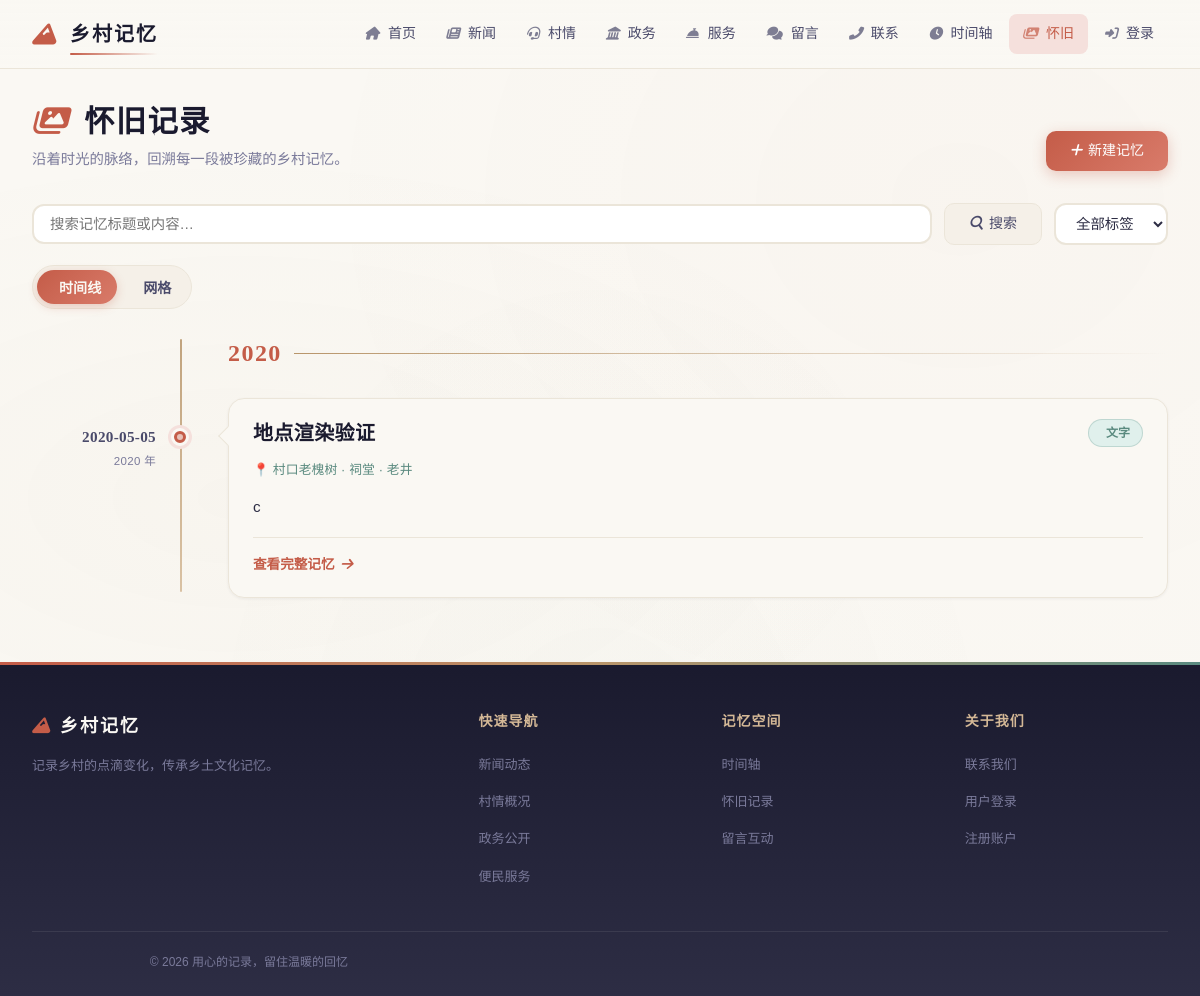
The app's page /memories with its own data.
### models.py (models this page shows, shortened)
class SiteConfig(db.Model):
    __tablename__ = "site_config"
    id = db.Column(db.Integer, primary_key=True)
    site_title = db.Column(db.String(100), default="乡村记忆")  # 站点标题
    site_slogan = db.Column(db.Text, default="")  # 站点副标题/标语
    logo_url = db.Column(db.String(255), default="")  # 图片 Logo 访问 URL
    logo_name = db.Column(db.String(100), default="乡村记忆")  # 文字 Logo 名称
    logo_icon = db.Column(db.String(50), default="fas fa-mountain")  # 文字 Logo 图标
    nav_menu = db.Column(db.Text, default="[]")  # 导航菜单 JSON
    footer_brand = db.Column(db.Text, default="")  # 页脚品牌名
    footer_about = db.Column(db.Text, default="")  # 页脚简介文案
    footer_links = db.Column(db.Text, default="[]")  # 页脚链接分组 JSON
    footer_copyright = db.Column(db.Text, default="")  # 版权后缀（不含年份）
    quick_links = db.Column(db.Text, default="[]")  # 首页快速入口 JSON
    home_stats = db.Column(db.Text, default="{}")  # 首页/村情统计 JSON
    about_content = db.Column(db.Text, default="")  # 关于我们页正文（富文本）
    hero_subtitle = db.Column(
        db.Text, default="生态宜居 · 产业兴旺 · 乡风文明"
    )  # 封面副标题
    stat_labels = db.Column(db.Text, default="{}")  # KPI 标签 JSON: {population,area,output,satisfaction}
    intro_title = db.Column(db.Text, default="关于我们的村庄")  # 「关于我们的村庄」区块标题
    intro_subtitle = db.Column(db.Text, default="山水田园间，品味乡村魅力")  # 「关于我们的村庄」副文案
    features_title = db.Column(db.Text, default="乡村特色")  # 「乡村特色」区块标题
    features_subtitle = db.Column(db.Text, default="生态、生产、生活融合发展")  # 「乡村特色」副文案
    village_info_title = db.Column(db.Text, default="村庄信息")  # 「村庄信息」区块标题（P1）
    updated_at = db.Column(
        db.DateTime, default=datetime.utcnow, onupdate=datetime.utcnow
    )
    @classmethod
    def get(cls):
        try:
            row = cls.query.first()
        except Exception:
            row = None
        if row is None:
            row = cls(id=1, **cls.default_values())
        return row
    @property
    def nav_items(self):
        try:
            items = json.loads(self.nav_menu) if self.nav_menu else []
        except (json.JSONDecodeError, TypeError):
            items = []
        if not isinstance(items, list):
            items = []
        items = [i for i in items if i.get("is_active", True)]
        items.sort(key=lambda x: x.get("sort_order", 0))
        return items
    @property
    def footer_link_groups(self):
        try:
            groups = json.loads(self.footer_links) if self.footer_links else []
        except (json.JSONDecodeError, TypeError):
            groups = []
        return groups if isinstance(groups, list) else []

class Memory(db.Model):
    __tablename__ = "memories"
    id = db.Column(db.Integer, primary_key=True)
    title = db.Column(db.String(200), nullable=False)
    author_id = db.Column(db.Integer, db.ForeignKey("users.id"))
    content = db.Column(db.Text)
    reflection = db.Column(db.Text)
    memory_type = db.Column(db.String(20), default="text")
    date_recorded = db.Column(db.Date, default=lambda: datetime.utcnow().date())
    photo_urls = db.Column(db.Text, default="[]")
    video_urls = db.Column(db.Text, default="[]")
    audio_url = db.Column(db.String(500))
    audio_duration = db.Column(db.String(50))
    thumbnail = db.Column(db.String(500))
    people_involved = db.Column(db.Text, default="[]")
    locations = db.Column(db.Text, default="[]")
    tags = db.Column(db.Text, default="[]")
    is_public = db.Column(db.Boolean, default=True)
    create_time = db.Column(db.DateTime, default=datetime.utcnow)
    update_time = db.Column(
        db.DateTime, default=datetime.utcnow, onupdate=datetime.utcnow
    )
    def get_photos(self):
        return _json_list(self.photo_urls)
    def get_videos(self):
        return _json_list(self.video_urls)
    def get_people(self):
        return _json_list(self.people_involved)
    def get_locations(self):
        return _json_list(self.locations)

### routes/memories.py (the view)
@memories_bp.route("/memories")
def memories_page():
    page = request.args.get("page", 1, type=int)
    per_page = 10
    tag_filter = request.args.get("tag", "", type=str)
    search = request.args.get("search", "", type=str)
    query = Memory.query.order_by(
        Memory.date_recorded.desc(), Memory.create_time.desc()
    )
    query = _filter_by_tag(query, tag_filter)
    if search:
        query = query.filter(
            db.or_(Memory.title.contains(search), Memory.content.contains(search))
        )
    pagination = query.paginate(page=page, per_page=per_page, error_out=False)
    memories = pagination.items
    tags = Tag.query.all()
    mem_ids = [m.id for m in memories]
    tag_name_map = {}
    if mem_ids:
        rows = (
            db.session.query(MemoryTag.memory_id, Tag.name)
            .join(Tag, Tag.id == MemoryTag.tag_id)
            .filter(MemoryTag.memory_id.in_(mem_ids))
            .all()
        )
        for mid, nm in rows:
            tag_name_map.setdefault(mid, []).append(nm)
    pid_map = {p.name: p.id for p in People.query.all()}
    for m in memories:
        m.tag_names = tag_name_map.get(m.id, [])
        m.date = str(m.date_recorded) if m.date_recorded else ""
        m.type = m.memory_type
        m.people = ", ".join(m.get_people()) if m.get_people() else ""
        m.people_list = _resolve_people_list(m.get_people(), pid_map)
        m.feeling = m.reflection
        m.photo_urls_list = m.get_photos()
        m.video_urls_list = m.get_videos()
    return render_template(
        "memories.html",
        memories=memories,
        tags=tags,
        page=page,
        total_pages=pagination.pages,
        tag=tag_filter,
    )

### models.py (called while the page is built)
def _json_list(text):
    try:
        result = json.loads(text)
    except (json.JSONDecodeError, TypeError):
        return []
    return result if isinstance(result, list) else []

### routes/memories.py (called while the page is built)
def _filter_by_tag(query, tag_filter):
    if not tag_filter:
        return query
    query = query.join(MemoryTag).join(Tag)
    if str(tag_filter).isdigit():
        return query.filter(MemoryTag.tag_id == int(tag_filter))
    return query.filter(Tag.name == tag_filter)

def _resolve_people_list(names, pid_map):
    result = []
    for name in names or []:
        if not name:
            continue
        result.append({"name": name, "pid": pid_map.get(name)})
    return result

### templates/memories.html (shortened to what this page needs)
{% extends "base.html" %}
{% from "macros/memory_card.html" import render_card, render_grid_card %}
{% block head %}
<link rel="stylesheet" href="{{ url_for('static', filename='css/memorial.css') }}" />
{% endblock %}
{% block content %}
<header class="mem-page-head">
  <div>
    <h1><i class="fas fa-images"></i> 怀旧记录</h1>
    <p>沿着时光的脉络，回溯每一段被珍藏的乡村记忆。</p>
  </div>
  <a href="/memories/new" class="btn btn-primary">
    <i class="fas fa-plus"></i> 新建记忆
  </a>
</header>
<div class="mem-filter-bar">
  <input type="text" id="memSearch" placeholder="搜索记忆标题或内容…" value="{{ request.args.get('search', '') }}" />
  <button class="btn btn-secondary" id="memSearchBtn"><i class="fas fa-search"></i> 搜索</button>
  <select id="memTagFilter">
    <option value="">全部标签</option>
  </select>
</div>
<div class="mem-view-toggle" role="group" aria-label="视图切换">
  <button type="button" id="viewTimeline" class="is-active"> 时间线</button>
  <button type="button" id="viewGrid"> 网格</button>
</div>
{% if memories %}
<div class="mem-view" id="memTimelineView">
  <div class="tl">
    <div class="tl-axis" aria-hidden="true"></div>
    {% set ns = namespace(last_year='') %}
    {% for memory in memories %}
      {% set cur_year = memory.date[0:4] if memory.date else '' %}
      {% if cur_year and cur_year != ns.last_year %}
      <div class="tl-year-sep">
        <span class="tl-year-num">{{ cur_year }}</span>
        <span class="tl-year-line" aria-hidden="true"></span>
      </div>
      {% set ns.last_year = cur_year %}
      {% endif %}
      {{ render_card(memory) }}
    {% endfor %}
  </div>
</div>
{% endif %}
{% endblock %}

### templates/base.html (shortened to what this page needs)
<!doctype html>
<html lang="zh-CN">
  <head>
    <link
      rel="stylesheet"
      href="{{ url_for('static', filename='font-awesome/css/all.min.css') }}"
    />
    <link rel="stylesheet" href="/static/css/style.css" />
    {% block head %}{% endblock %}
  </head>
  <body class="{% if request.path.startswith('/admin') %}is-admin{% endif %}">
    <header class="site-header">
      <div class="header-inner">
        <a href="/" class="logo-area">
          {% if site_config and site_config.logo_url %}
          <img src="{{ site_config.logo_url }}" alt="{{ site_config.logo_name or 'logo' }}" style="height: 28px; border-radius: 6px;" />
          {% else %}
          <i class="{{ site_config.logo_icon if site_config and site_config.logo_icon else 'fas fa-mountain' }}"></i>
          <span>{{ site_config.logo_name if site_config and site_config.logo_name else '乡村记忆' }}</span>
          {% endif %}
        </a>
        <ul class="nav-links" id="navLinks">
          {% if site_config %}
          {% for item in site_config.nav_items %}
          <li>
            <a href="{{ item.url }}"><i class="{{ item.icon or 'fas fa-circle' }}"></i> {{ item.label }}</a>
          </li>
          {% endfor %}
          {% endif %}
          {% if session['user'] %}
          <li>
            <a href="/logout"><i class="fas fa-sign-out-alt"></i> 退出</a>
          </li>
          {% else %}
          <li>
            <a href="/login"><i class="fas fa-sign-in-alt"></i> 登录</a>
          </li>
          {% endif %}
        </ul>
      </div>
    </header>
    <main class="container">
       {% block content %}{% endblock %}
    </main>
    <footer>
      <div class="footer-inner">
        <div>
          <div class="footer-brand">
            {% if site_config and site_config.logo_icon %}<i class="{{ site_config.logo_icon }}" style="margin-right: 8px; color: var(--cinnabar)"></i>{% endif %}{{ site_config.footer_brand if site_config and site_config.footer_brand else '乡村记忆' }}
          </div>
          <p class="footer-desc">
            {{ site_config.footer_about if site_config and site_config.footer_about else '记录乡村的点滴变化，传承乡土文化记忆。<br />让每一份乡愁都有处安放，让每一个故事都被铭记。' }}
          </p>
        </div>
        {% for group in (site_config.footer_link_groups if site_config else []) %}
        <div>
          <div class="footer-title">{{ group.title }}</div>
          <ul class="footer-links">
            {% for link in group.links %}
            <li><a href="{{ link.url }}">{{ link.label }}</a></li>
            {% endfor %}
          </ul>
        </div>
        {% endfor %}
      </div>
      <div class="footer-bottom">
        <p>&copy; {{ now.year }} {{ site_config.footer_copyright if site_config and site_config.footer_copyright else '乡村记忆系统 | 用心的记录，留住温暖的回忆' }}</p>
      </div>
    </footer>
  </body>
</html>

### templates/macros/memory_card.html (shortened to what this page needs)
{% macro render_card(memory) %}
{% set type_labels = {'text': '文字', 'photo': '照片', 'video': '视频', 'audio': '语音'} %}
{% set t = memory.type or 'text' %}
<div class="tl-item">
  <span class="tl-node" aria-hidden="true"></span>
  <time class="tl-date" datetime="{{ memory.date }}">
    {{ memory.date }}
    {% if memory.date and memory.date|string|length >= 4 %}
    <small>{{ memory.date[0:4] }} 年</small>
    {% endif %}
  </time>
  <article class="tl-card">
    <div class="tl-card-head">
      <h3 class="tl-card-title">
        <a href="/memories/{{ memory.id }}">{{ memory.title }}</a>
      </h3>
      <span class="tl-type-badge {{ 'is-' ~ t if t in ['photo', 'video', 'audio'] else '' }}">
        {{ type_labels.get(t, '文字') }}
      </span>
    </div>
    <div class="tl-card-meta">
      {% set locs = memory.get_locations() %}
      {% if locs %}
      <span class="mem-locations">📍 {{ locs | join(' · ') }}</span>
      {% endif %}
    </div>
    {% if memory.content %}
    <div class="tl-card-body">
      <p>{{ memory.content[:160] }}{% if memory.content|length > 160 %}…{% endif %}</p>
    </div>
    {% endif %}
    <div class="tl-card-foot">
      <a href="/memories/{{ memory.id }}">查看完整记忆 <i class="fas fa-arrow-right"></i></a>
    </div>
  </article>
</div>
{% endmacro %}

### static/css/style.css (style rules this page uses)
:root { --cinnabar: #c45c48; --cinnabar-light: #d97b6a; --cinnabar-pale: #f5e0dc; --jade: #5a8a7f; --jade-light: #7ab5a8; --jade-pale: #e0f0ec; --gold: #b8956a; --gold-light: #d4b896; --gold-pale: #f5efe6; --ink-dark: #1a1a2e; --ink: #2d2d44; --ink-light: #4a4a6a; --ink-muted: #7a7a9a; --paper: #faf8f3; --paper-warm: #f5f0e8; --paper-deep: #ebe5d9; --shadow-sm: 0 1px 3px rgba(26, 26, 46, 0.06); --shadow-md: 0 4px 16px rgba(26, 26, 46, 0.08); --shadow-lg: 0 8px 32px rgba(26, 26, 46, 0.1); --shadow-xl: 0 16px 48px rgba(26, 26, 46, 0.12); --font-display: "Noto Serif SC", "Source Han Serif SC", serif; --font-body: "Noto Sans SC", "PingFang SC", "Microsoft YaHei", sans-serif; --font-mono: "JetBrains Mono", "Fira Code", monospace; --radius-sm: 8px; --radius-md: 12px; --radius-lg: 16px; --radius-xl: 20px; --radius-full: 9999px; --space-1: 4px; --space-2: 8px; --space-3: 12px; --space-4: 16px; --space-5: 20px; --space-6: 24px; --space-8: 32px; --space-10: 40px; --space-12: 48px; --space-16: 64px; --ease-out: cubic-bezier(0.16, 1, 0.3, 1); --ease-in-out: cubic-bezier(0.65, 0, 0.35, 1); --duration-fast: 150ms; --duration-normal: 250ms; --duration-slow: 400ms; }
*, *::before, *::after { box-sizing: border-box; margin: 0; padding: 0; }
html { font-size: 16px; -webkit-font-smoothing: antialiased; -moz-osx-font-smoothing: grayscale; }
body { font-family: var(--font-body); background: var(--paper); color: var(--ink); line-height: 1.7; min-height: 100vh; display: flex; flex-direction: column; }
a { color: var(--cinnabar); text-decoration: none; transition: color var(--duration-fast) var(--ease-out); }
h1, h2, h3, h4, h5, h6 { font-family: var(--font-display); font-weight: 700; line-height: 1.3; color: var(--ink-dark); letter-spacing: 0.02em; }
h1 { font-size: clamp(1.75rem, 1.25rem + 2.5vw, 2.75rem); }
h3 { font-size: clamp(1.1rem, 0.95rem + 0.75vw, 1.35rem); }
p { max-width: 65ch; }
small { font-size: 0.85em; color: var(--ink-muted); }
.container { max-width: 1280px; margin: 0 auto; padding: var(--space-8) var(--space-6); width: 100%; flex: 1; }
.btn { display: inline-flex; align-items: center; justify-content: center; gap: var(--space-2); padding: 10px 24px; border-radius: var(--radius-md); font-size: 0.9rem; font-weight: 500; font-family: var(--font-body); cursor: pointer; transition: all var(--duration-fast) var(--ease-out); border: 1px solid transparent; line-height: 1.4; white-space: nowrap; }
.btn-primary { background: linear-gradient(135deg, var(--cinnabar), var(--cinnabar-light)); color: white; box-shadow: 0 4px 14px rgba(196, 92, 72, 0.3); }
.btn-secondary { background: var(--paper-warm); color: var(--ink-light); border-color: var(--paper-deep); }

### templates/memories.html (style rules this page uses)
.mem-filter-bar input[type="text"], .mem-filter-bar select { padding: 10px 16px; border: 2px solid var(--paper-deep); border-radius: var(--radius-md); font-size: 0.9rem; font-family: inherit; background: #fff; color: var(--ink); transition: border-color var(--duration-fast) var(--ease-out); }

### records on screen
SiteConfig: logo_name "乡村记忆", footer_brand "乡村记忆", footer_about "记录乡村的点滴变化，传承乡土文化记忆。", footer_copyright "用心的记录，留住温暖的回忆"
Memory: cur_year "2020", date "2020-05-05", date "2020", title "地点渲染验证", get "文字", locs "村口老槐树 · 祠堂 · 老井", content "c"

### other values on screen
{{ item.label }} "首页" "新闻" "村情" "政务" "服务" "留言" "联系" "时间轴" "怀旧"
{{ group.title }} "快速导航" "记忆空间" "关于我们"
{{ link.label }} "新闻动态" "村情概况" "政务公开" "便民服务" "时间轴" "怀旧记录" "留言互动" "联系我们" "用户登录" "注册账户"
